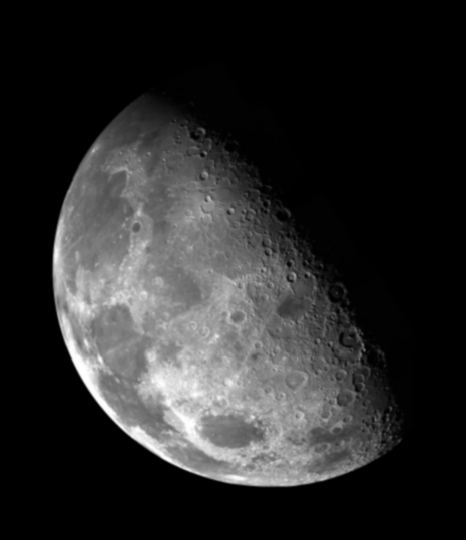
#> input picture image/blurry_moon.tif, 466 x 540 px
$ python unsharp_masking.py
#> lines starting #> are read from the running program, lines starting #| are printed output that depends on the picture
import cv2
import matplotlib.pyplot as plt

# Read the image in grayscale
img = cv2.imread("../image/blurry_moon.tif", 0)
#> img is the input picture: shape (540, 466); min 0, max 254, mean 42.7

gauss1 = cv2.GaussianBlur(img, (11, 11), 0)
sharpened1 = cv2.addWeighted(img, 2, gauss1, -1, 0)

gauss2 = cv2.GaussianBlur(img, (13, 13), 0)
mask = cv2.subtract(img, gauss2)
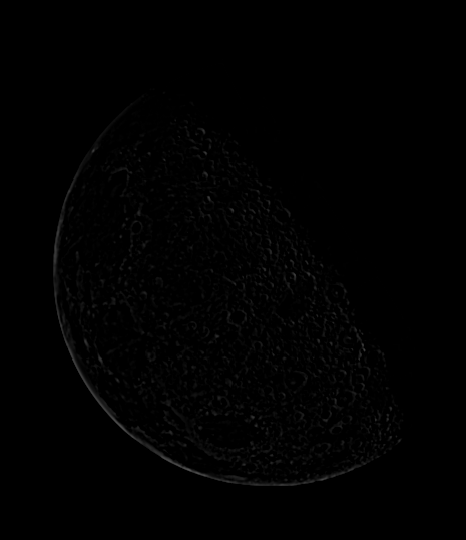
#> mask: shape (540, 466); min 0, max 83, mean 1.3
sharpened2 = cv2.add(img, cv2.multiply(mask, 0.95))

plt.figure(figsize=(12, 4))

plt.subplot(1, 3, 1)
plt.imshow(img, cmap='gray')
plt.title('Original')
plt.axis('off')

plt.subplot(1, 3, 2)
plt.imshow(sharpened1, cmap='gray')
plt.title('Unsharp Masking: Method 1')
plt.axis('off')

plt.subplot(1, 3, 3)
plt.imshow(sharpened2, cmap='gray')
plt.title('Unsharp Masking: Method 2')
plt.axis('off')

plt.tight_layout()
plt.show()
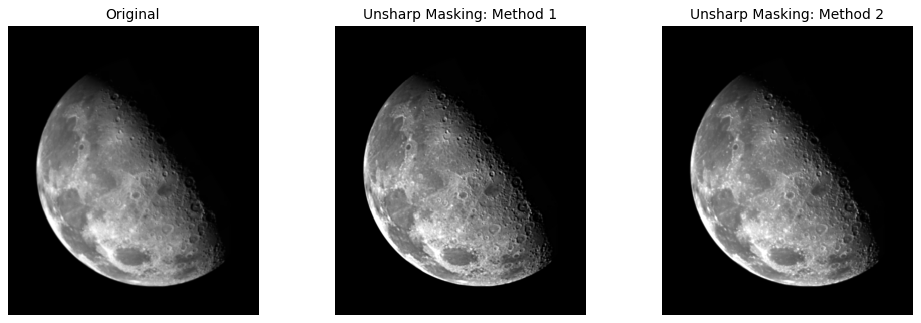
#> figure drawn by matplotlib, 3 panels
